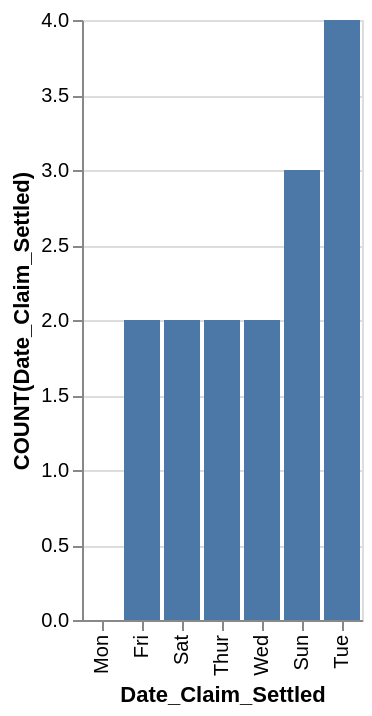

Specify this chart in Vega-Lite:
### Vega-Lite specification from a JSON file in a GitHub repository (floating-point values rounded to 4 significant figures)
{"data": {"values": [{"x_data": "Mon", "y_data": 0}, {"x_data": "Fri", "y_data": 2}, {"x_data": "Sat", "y_data": 2}, {"x_data": "Thur", "y_data": 2}, {"x_data": "Wed", "y_data": 2}, {"x_data": "Sun", "y_data": 3}, {"x_data": "Tue", "y_data": 4}]}, "mark": "bar", "encoding": {"x": {"field": "x_data", "type": "nominal", "title": "Date_Claim_Settled", "sort": {"op": "sum", "field": "y_data", "order": "ascending"}}, "y": {"field": "y_data", "type": "quantitative", "title": "COUNT(Date_Claim_Settled)"}}}
